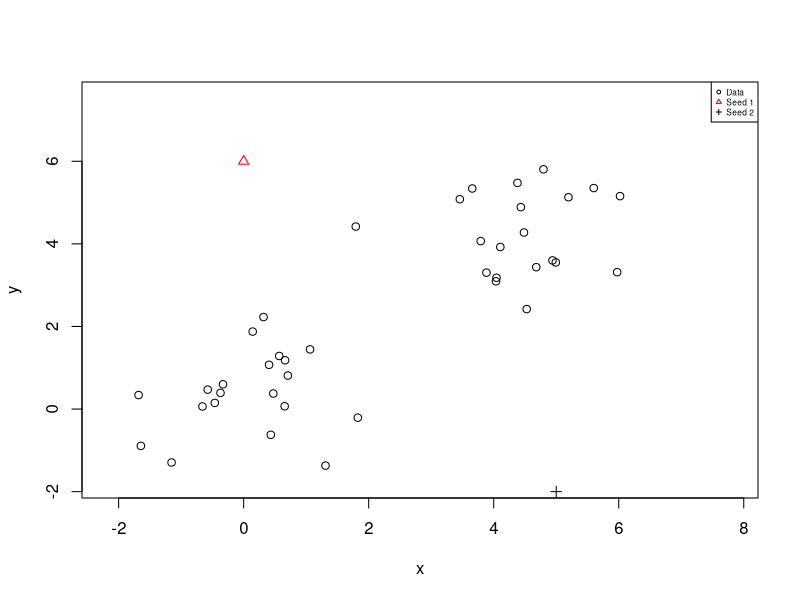

Here is the R script that generated this plot: (Note: this script raises an error after producing the figure.)

## simulate two clusters of data
x <- c(rnorm(20,0,1), rnorm(20,4,1))
y <- c(rnorm(20,0,1), rnorm(20,4,1))
X <- cbind(x,y)
ones <- matrix(1, dim(X)[1],1)


## set up some parameters for plotting
xlims <- c(min(x), max(x)) * 1.3
ylims <- c(min(y), max(y)) * 1.3

## plot the data
plot(X, xlim = xlims, ylim = ylims)

## And add some very silly seed points
mu1 <- c(0,6)
mu2 <- c(5,-2)
seed <- list(mu1 = mu1, mu2 = mu2)
points(rbind(seed$mu1, seed$mu2), pch = c(2,3),col = c("red", "black"))
legend("topright", pch = c(1,2,3), col = c("black", "red", "black"), legend = c("Data", "Seed 1", "Seed 2" ), cex = 0.5)
##mtext(paste("Seed points: \n Group 1 ", formatC(seed[[1]],2), "Group 2 ", formatC(seed[[2]],2)))

seed <- step(X, seed$mu1, seed$mu2)
seed <- step(X, seed$mu1, seed$mu2)
seed <- step(X, seed$mu1, seed$mu2)


step <- function(X, mu1, mu2){
## classify according to current seed point (expectation step)
one <- sqrt(rowSums((X - t(t(t(mu1)) %*% t(ones)))^2))
two <- sqrt(rowSums((X - t(t(t(mu2)) %*% t(ones)))^2))
plot(x,y, col = 1 + as.numeric(one < two), pch = 16, xlim = xlims, ylim = ylims )
legend("topright", pch = c(16,16,2,3), col = c("red", "black"), legend = c("Group1", "Group2", "Seed 1", "Seed 2" ), cex = 0.5)
points(rbind(seed$mu1, seed$mu2), pch = c(2,3), col = c("red", "black"))
fixed <- (mu1 + mu2)/2
slope <- -(mu1[1] - mu2[1])/(mu1[2] - mu2[2])
abline(c(fixed[2] - slope * fixed[1], slope))

## calculate new seed points (maximisation step)
mu1 <- colMeans(X[one < two,])
mu2 <- colMeans(X[one >= two,])
return(seed = list(mu1 = mu1, mu2 = mu2))
}


perp <- function(x, y) {
   m <- (x+y)/2
   s <- - (x[1] - y[1])/(x[2] - y[2])
   abline(c(m[2] - s*m[1], s))
   invisible()
}

